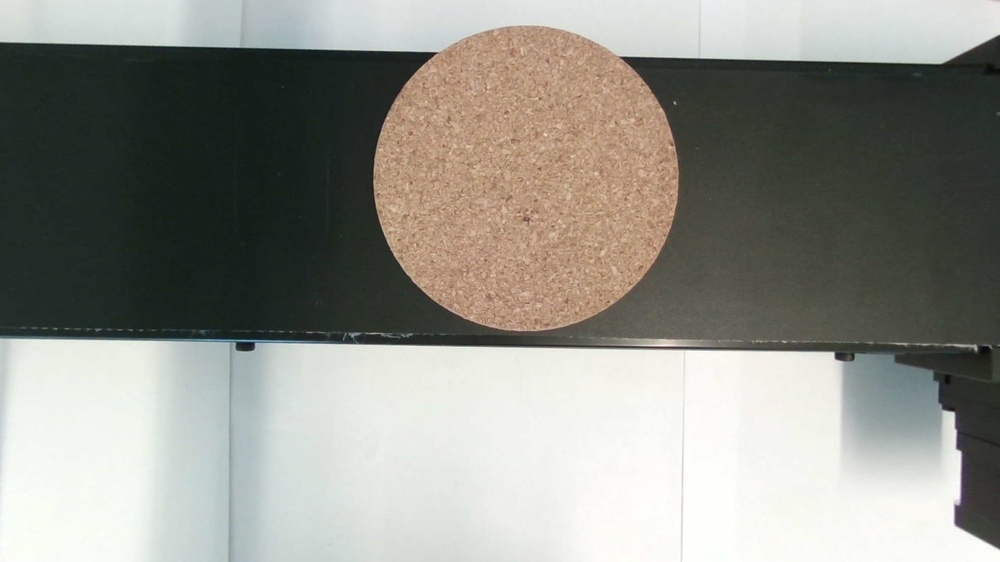
#> input picture testImages/17.jpg, 1000 x 562 px, shrunk from 1920 x 1080 before the run, found by its file name
$ python test.py
#> lines starting #> are read from the running program, lines starting #| are printed output that depends on the picture; after the words box and inside, x2 and y2 are one past the last pixel; in counts of white or black regions, pixels touching at a corner belong together
#> (reads imageFunc/cImages/K.npy from the repository)
#> (reads imageFunc/cImages/D.npy from the repository)
import cv2
import numpy as np
import math
import undistort
from statistics import mean
import time


def pixelsInContour(contours,img, emptyImg):
    objectLocations = []
    # For each list of contour points...
    for i in range(len(contours)):
        # Create a mask image that contains the contour filled in
        cimg = np.zeros_like(img)

        #cimg = np.full((1080, 1920), 0, dtype=np.int32)

        cv2.drawContours(cimg, contours, i, color=255, thickness=-1)
        cv2.imshow("object{}".format(i+1),cimg)
        # Access the image pixels and create a 1D numpy array then add to list
        pts = np.where(cimg == 255)
        #cv2.drawContours(emptyImg, contours, i, color=0, thickness=-1)#reset
        objectLocations.append(pts)
    return objectLocations


def getDrawContour(imgThreshBGR,imgThreshGray):
    contours, hierarchy = cv2.findContours(image=imgThreshGray, mode=cv2.RETR_TREE, method=cv2.CHAIN_APPROX_SIMPLE)#Find contours
    dimensions = imgThreshBGR.shape#Find pixel dimensions
    centerX =[]#x location of each object's center
    centerY = []#y location of each object's center
    for c in contours:
        x,y,w,h = cv2.boundingRect(c)#Get Width and Height of each object
        #Get Contour x/y end points
        # xs = [v[0][0] for v in c]
        # ys = [dimensions[0]-v[0][1] for v in c]
        # # plt.plot(xs,ys)
        # # plt.grid()
        # # plt.show()
        if(w*h<0.95*dimensions[0]*dimensions[1]and w*h>0.003*dimensions[0]*dimensions[1]):#Don't plot if too big or too small
            cv2.drawContours(imgThreshBGR, [c], -1, (0, 255, 0), 2)#Draw Contours in Green
            M = cv2.moments(c)
            if M["m00"] != 0:#Found Center, don't divide by 0
                print("FOUND")
                cX = int(M["m10"] / M["m00"])
                cY = int(M["m01"] / M["m00"])
                centerX.append(cX)
                centerY.append(cY)
                cv2.circle(imgThreshBGR, (cX, cY), 7, (0, 0, 255), -1)
                cv2.putText(imgThreshBGR, "center", (cX - 20, cY - 20),
                cv2.FONT_HERSHEY_SIMPLEX, 0.5, (0, 0, 255), 2)
            # draw the contour and center of the shape on the image
            print(imgThreshBGR[cY][cX])
    return centerX,centerY, contours


img_path = "testImages/17.jpg"
img = cv2.imread(img_path)
#> img is the input picture: shape (562, 1000, 3); mean B, G, R 137.1, 144.9, 144.8
imgHSV = cv2.cvtColor(img, cv2.COLOR_BGR2HSV)
#> imgHSV: shape (562, 1000, 3); mean H, S, V 51.9, 35.5, 149.7
dimensions = img.shape#Get dimensions of image to eliminate small contours
#> dimensions = (562, 1000, 3)

def threshPic(undistortedImg):
    grayImg = cv2.cvtColor(undistortedImg, cv2.COLOR_BGR2GRAY)
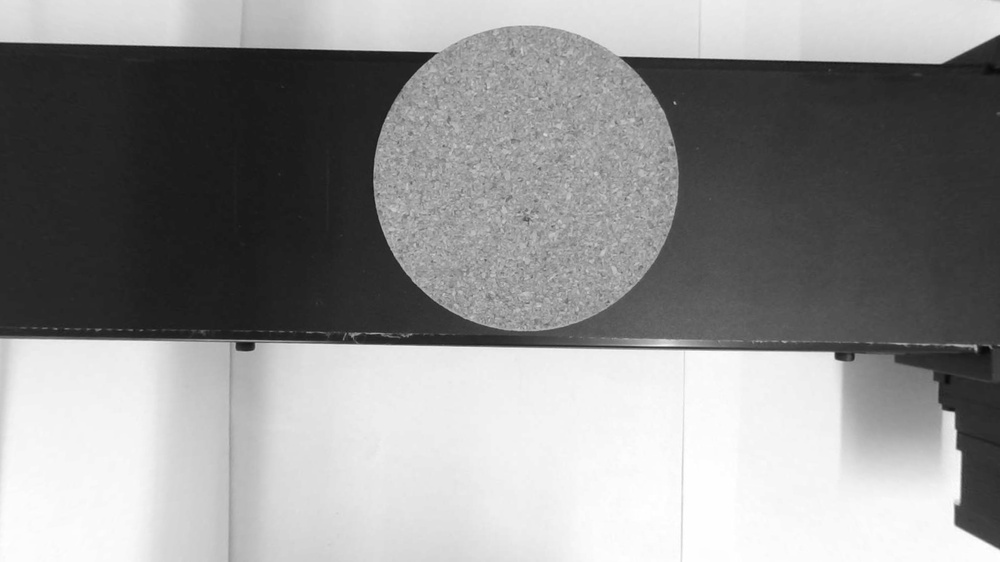
#> grayImg: shape (562, 1000); min 8, max 255, mean 144
    gs_img = cv2.GaussianBlur(grayImg, (5, 5), 0)
    threshA = cv2.threshold(gs_img, 0, 255, cv2.THRESH_BINARY | cv2.THRESH_OTSU)[1]
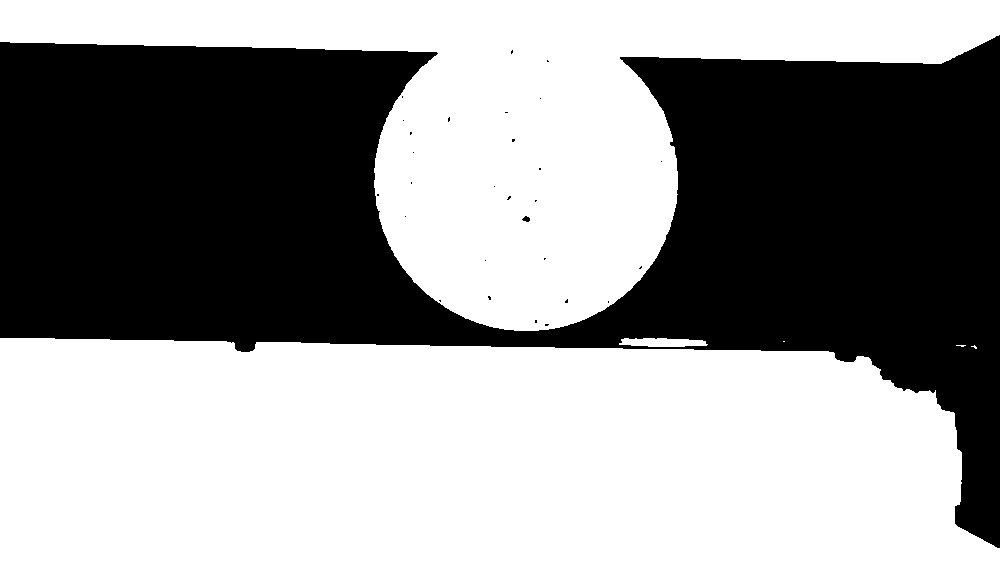
#> threshA: shape (562, 1000); 58.2% white; 29 black regions (27 under 20 px), largest, box (x1, y1, x2, y2) and area: (0, 35, 1000, 548) 234777, (522, 216, 530, 222) 32
    return threshA;

thresholdPic = threshPic(cv2.imread(img_path))
threshColor = cv2.cvtColor(thresholdPic,cv2.COLOR_GRAY2BGR)
#> threshColor: shape (562, 1000, 3); 58.2% white; 29 black regions (27 under 20 px)

x,y, contours = getDrawContour(threshColor,thresholdPic)
#> in getDrawContour, `contours, hierarchy = cv2.findContours(image=imgThreshGray, mode=cv2.R..`: contours = 34 contours, 30 with area under 20; largest, box (x1, y1, x2, y2) and area: (0, 338, 1000, 562) 203188, (0, 0, 1000, 331) 120883, (619, 338, 708, 347) 544, (521, 215, 531, 223) 41
#> the loop in getDrawContour, `for c in contours:` made 34 passes
#> (x, y, w, h, cX, cY) on passes 5 to 6: (0, 338, 1000, 224, 467, 455), (0, 0, 1000, 331, 526, 116)
#> (x, y, w, h) on passes 1, 2, 4, 7, 8, 9: (971, 345, 6, 4), (956, 345, 10, 2), (619, 338, 89, 9), (544, 323, 6, 4), (534, 319, 4, 5), (607, 300, 3, 4)
#| FOUND
#| [  0   0 255]
#| FOUND
#| [  0   0 255]
#> after the loop in getDrawContour, `for c in contours:`:
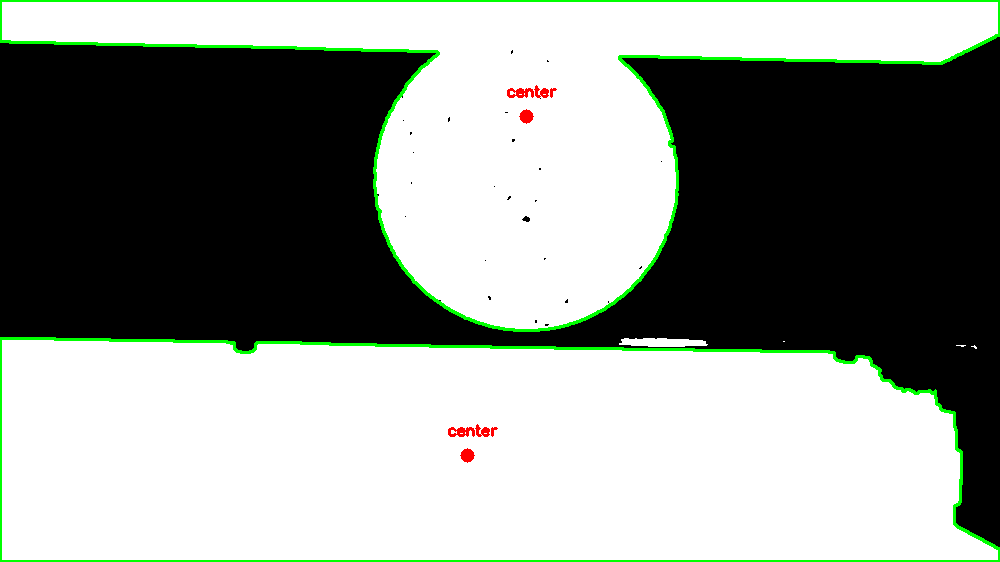
#> imgThreshBGR: shape (562, 1000, 3); mean B, G, R 143.3, 149.4, 143.7
#> after the loop in getDrawContour, `for c in contours:`: centerX = [467, 526]; centerY = [455, 116]
#> x = [467, 526]; y = [455, 116]
emptyImg = np.zeros_like(thresholdPic)

start_time = time.time()
for i in range(100):
    pixelsInContour(contours,threshColor,emptyImg)
#> this loop made 100 passes
#> pass 1, in pixelsInContour, `cv2.imshow("object{}".format(i+1),cimg)`:
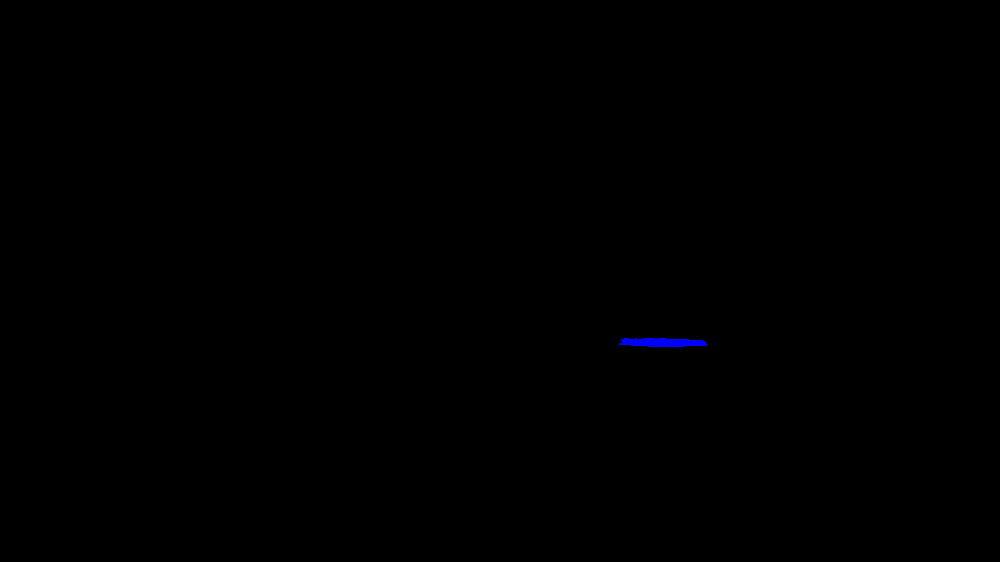
#> window 'object4': shape (562, 1000, 3); mean B, G, R 0.3, 0, 0


print(time.time()-start_time)
